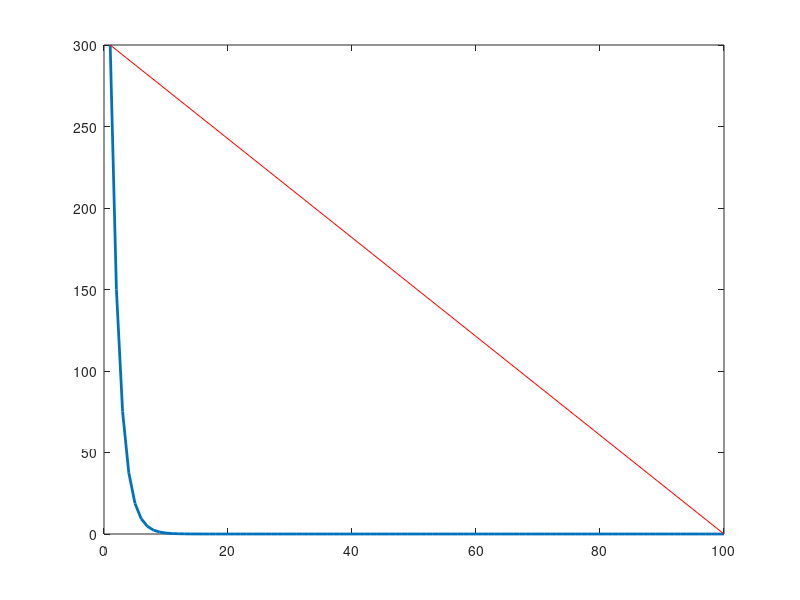

The MATLAB script that drew this image: (Note: this script raises an error after producing the figure.)
close all
%% drawnow dynamic graph
%% 1D heat flow, steady conditions, 

n=100; % we divide rode on several parts >> 1mm

T=zeros(n,1);
Tl=300; % 300 Kelvins (left hand site)

dd=Tl/(n-1);
Tfinal=(300:-dd:0)';

%% plot T after 100 1000 10000 100000 and 1000000 iterartion

%draw line - redline, steady flow
x = [1 100];
y = [300 0];

T=zeros(n,1);
T(1,1)=Tl; % 300 Kelvins
for iter=1:5000    % num. of iterations
    for i=2:(n-1)
        T(i,1)=(T(i-1,1)+T(i+1,1))/2;
    end
    % difference
    df=sqrt(sum((T-Tfinal).^2)/(n-1));
    %
    plot(T,'LineWidth',2)
    line(x,y,'Color','red')
    ax=gca; % Get handle to current axis.
    %xlim([-0.1 3.2])
    %ylim([-1.2 1.2]) % Y axis limit
    ax.XAxis.FontSize = 16; % font size of X axis
    ax.YAxis.FontSize = 16; % font size of Y axis
    %ytickformat('%.2f'); % two decimal placaes for number as Y axis
    ylabel('Temperature','FontSize',18); % label at Y axis
    xlabel('Rode length','FontSize',18);
    mytitle=sprintf('Steps: %8i  dT diff: %8.2f',iter,df);
    title(mytitle,'FontSize',20)
    drawnow
end

